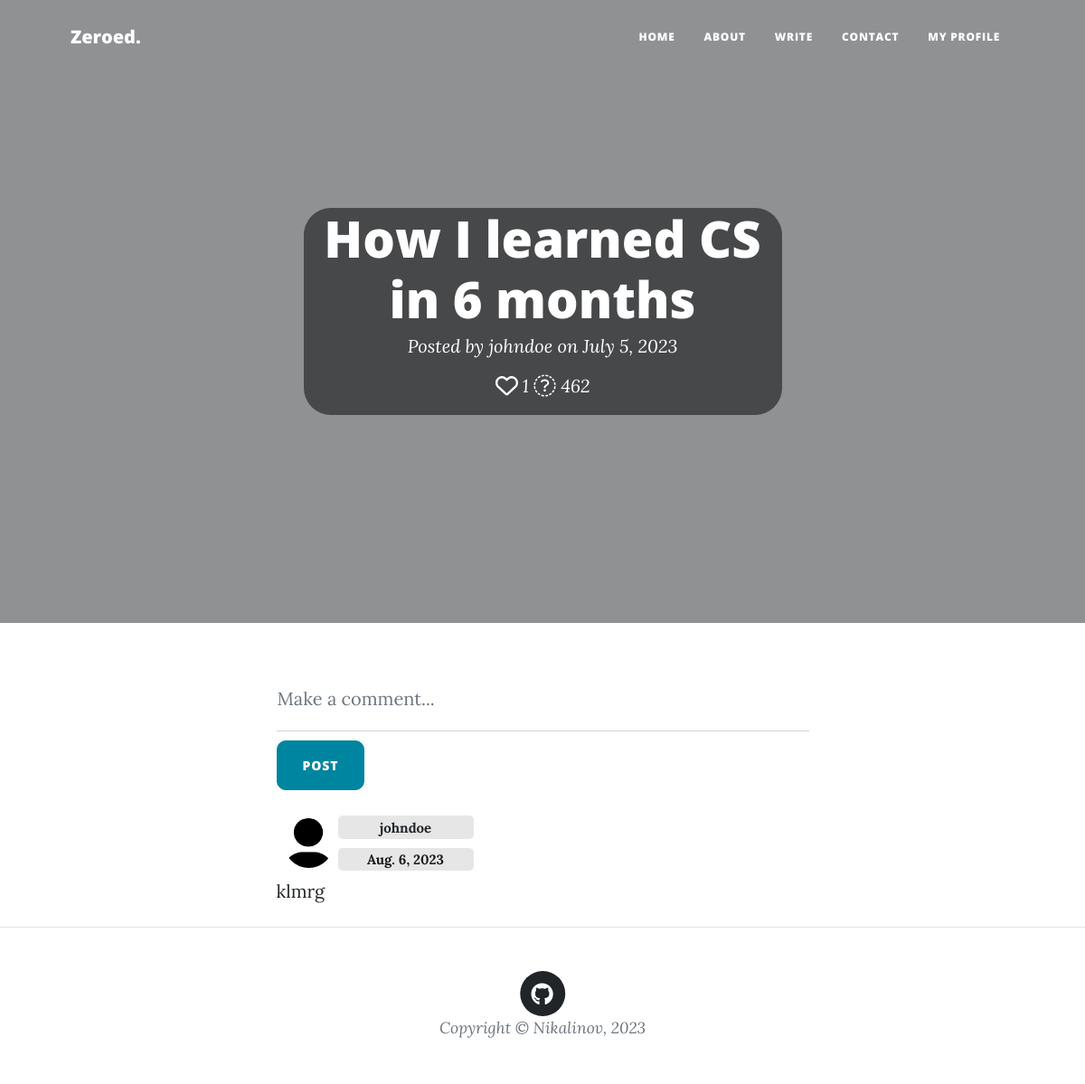
Page /feed/blog/8/add-comment (signed in) on the earlier database version.
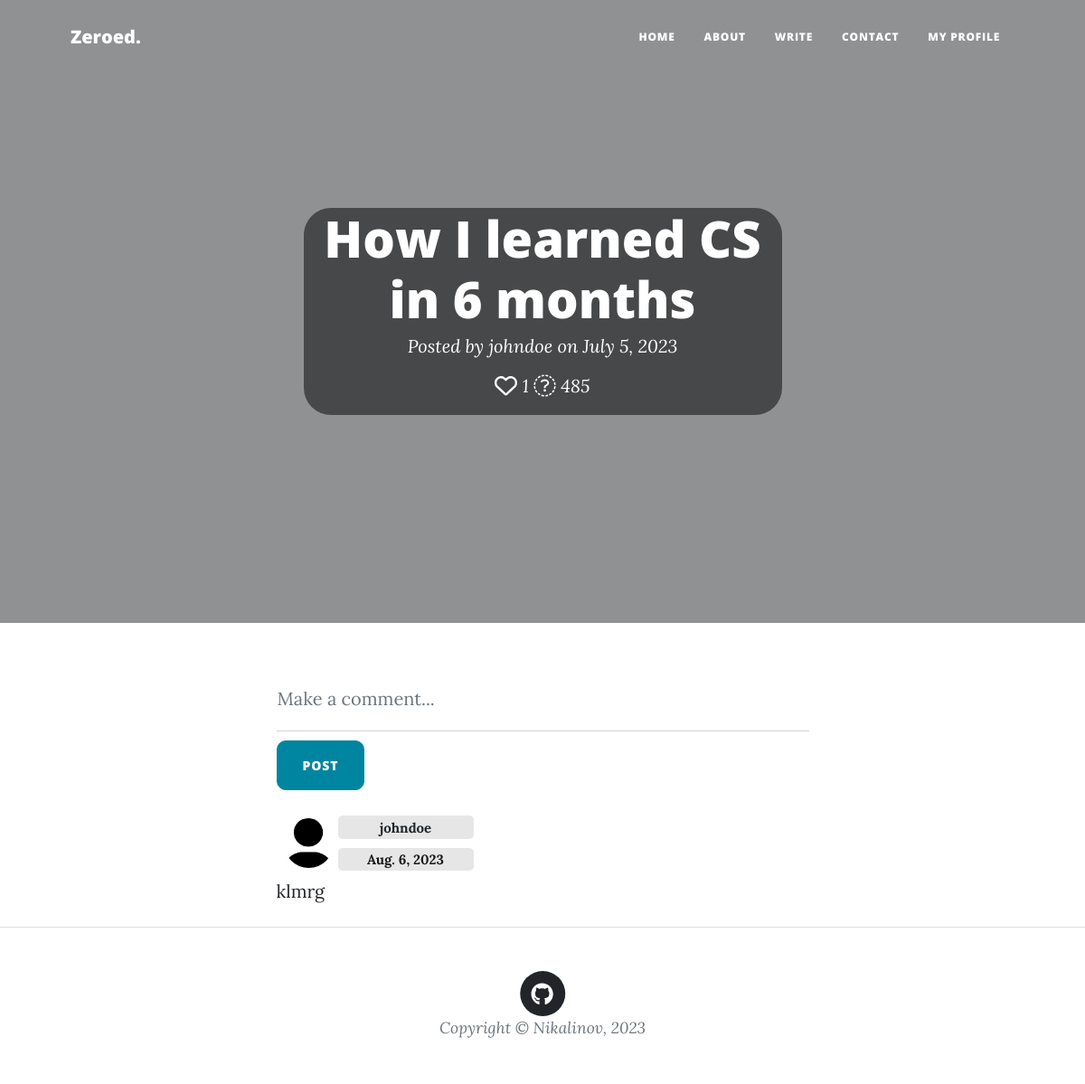
Same page on the later database version.
### feed/models.py (models this page shows, shortened)
class Blog(models.Model):
    title = models.CharField(max_length=200, null=True)
    author = models.ForeignKey(
        User,
        on_delete=models.RESTRICT,
        blank=True,
        null=True,
    )
    post_date = models.DateField(default=now)
    content_type = models.ManyToManyField(ContentType)
    language = models.CharField(max_length=50, choices=LANGUAGES, default='EN')
    content = QuillField()
    upvoters = models.ManyToManyField(User, related_name='upvoters')
    views = models.IntegerField(editable=False, default=0)
    picture = models.ImageField(upload_to='feed/blog-pics/', default='feed/blog-pics/white-bg.png', blank=True)
    class Meta:
        ordering = ['-post_date']
    def get_rating(self):
        return len(self.upvoters.all())

### feed/views.py (the view, shortened to what this page needs)
# urls.py: path('blog/<int:blog_pk>/add-comment', views.CommentCreateView.as_view(), name='comment-add'),
class CommentCreateView(LoginRequiredMixin, CreateView):
    model = Comment
    fields = ['text']
    template_name = 'feed/blog.html'
    def get_context_data(self, **kwargs):
        context = super().get_context_data(**kwargs)
        context['blog'] = Blog.objects.get(pk=self.kwargs['blog_pk'])
        return context

### feed/templates/feed/blog.html (shortened to what this page needs)
{% extends 'base_generic.html' %}
{% load static %}
{% load bleach_tags %}
{% block header %}
  <header class="masthead" style="background-image: url({{ blog.picture.url }})">
    <div class="container position-relative px-4 px-lg-5">
      <div class="row gx-4 gx-lg-5 justify-content-center">
        <div class="col-md-10 col-lg-8 col-xl-7">
          <div class="site-heading">
            <div class="page-heading">
              <div class="post-heading">
                <div class="transbox">
                  <h1>{{ blog.title }}</h1>
                  <span class="meta">Posted by
                    <a href="{% url 'profile' blog.author.pk %}">{{ blog.author }}</a> on {{ blog.post_date }}
                  </span>
                  <span class="meta" style="padding: 20px 10px">
                    <a href="{% url 'rate' blog.pk %}">
                      <i class="fa-{% if user in blog.upvoters.all %}solid{% else %}regular{% endif %} fa-heart fa-lg" style="color: #ffffff;" title="likes"></i>
                    </a> {{ blog.get_rating }}
                    <i class="fa-sharp fa-light fa-eye fa-lg" style="color: #ffffff;" title="views"></i> {{ blog.views }}
                  </span>
                </div>
              </div>
            </div>
          </div>
        </div>
      </div>
    </div>
  </header>
{% endblock %}
{% block content %}
    <article class="mb-4">
      <div class="container px-4 px-lg-5">
        <div class="row gx-4 gx-lg-5 justify-content-center">
          <div class="col-md-10 col-lg-8 col-xl-7">
            <form action="{% url 'comment-add' blog.pk %}" method="post">
              <div class="form-floating" id="comment-section" style="padding-bottom: 10px;">
                <input class="form-control" id="comment-write" name="text" type="text" placeholder="" value=""/>
                <label for="comment-write">Make a comment...</label>
              </div>
              <div >
                <button class="btn btn-primary text-uppercase"
                    type="submit">Post</button></div>
            </form>
            {% if blog.comment_set.count %}
              {% for comment in blog.comment_set.all %}
                <div class="d-flex justify-content-between" {% if forloop.first %} style="padding-top: 20px;" {% endif %}>
                  <div class="p-2" id="comment-grid">
                    <div id="comment-pic">
                      <a href="{% url 'profile' comment.user.pk %}">
                        <img class="rounded-circle" src="{{ comment.user.userprofile.picture.url }}" alt="img" width="55" height="55">
                      </a>
                    </div>
                    <div id="comment-user" class="badge bg-light">
                      <a href="{% url 'profile' comment.user.pk %}">
                        {{ comment.user.username }}
                      </a>
                    </div>
                    <div id="comment-date" class="badge bg-light">{{ comment.post_date }}</div>
                  </div>
                </div>
                <div id="comment-text">
                  {{ comment.text }}
                </div>
              {% endfor %}
            {% else %}
              <p>There are no comments yet. Be the first!</p>
            {% endif %}
          </div>
        </div>
      </div>
    </article>
{% endblock %}

Differences in the rows shown:
changed Blog "johndoe": views "462" → "485"
